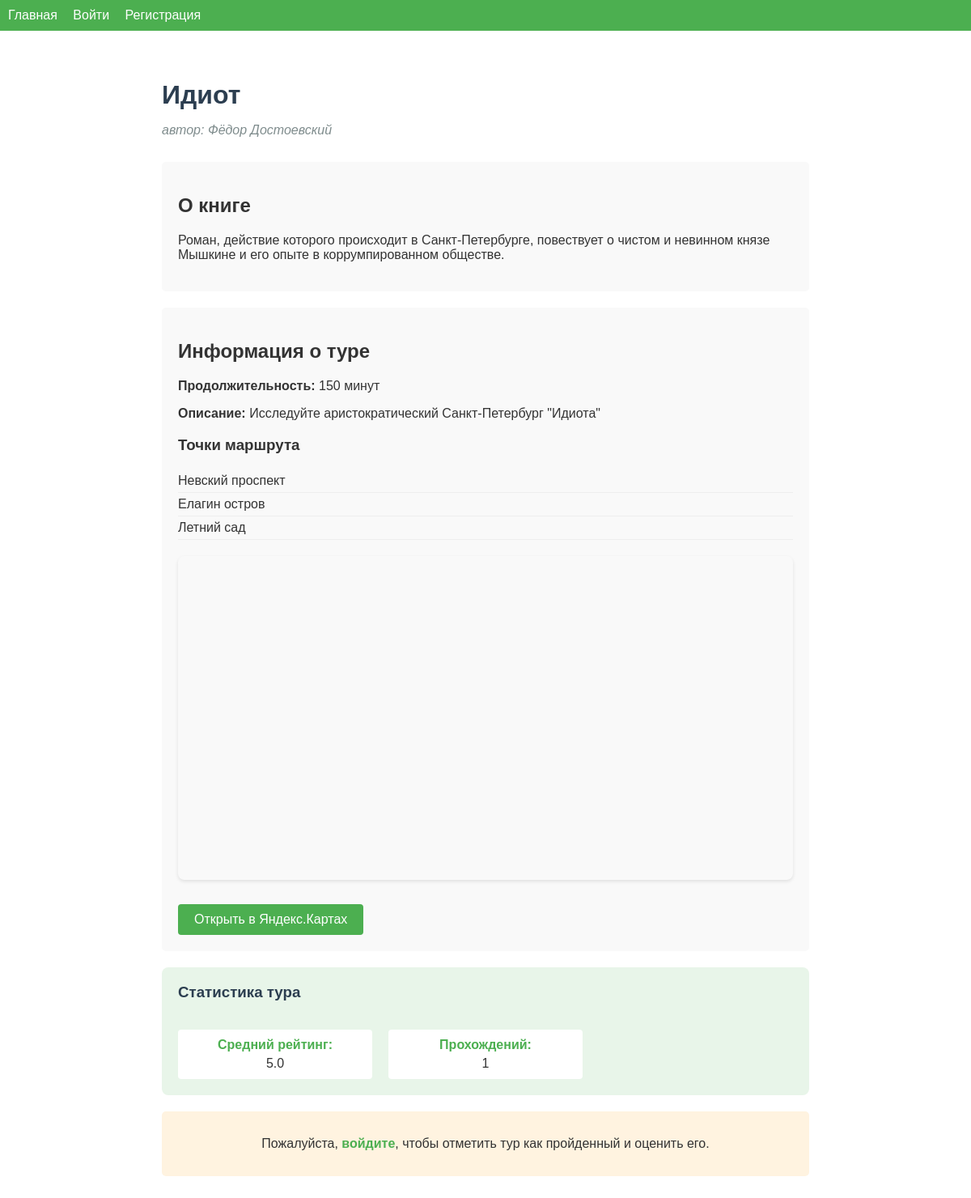
Page /book/3 on the committed database.
### models.py (models this page shows)
class Book(db.Model):
    id = db.Column(db.Integer, primary_key=True)
    title = db.Column(db.String(200), nullable=False)
    author = db.Column(db.String(120), nullable=False)
    description = db.Column(db.Text, nullable=False)
    tours = db.relationship('Tour', backref='book', lazy=True)

class Tour(db.Model):
    id = db.Column(db.Integer, primary_key=True)
    book_id = db.Column(db.Integer, db.ForeignKey('book.id'), nullable=False)
    summary = db.Column(db.Text, nullable=False)
    duration_minutes = db.Column(db.Integer, nullable=False)
    yandex_maps_url = db.Column(db.String(300), nullable=False)
    points_of_interest = db.Column(db.Text, nullable=False)  # Comma-separated or JSON
    completions = db.relationship('Completion', backref='tour', lazy=True)
    ratings = db.relationship('Rating', backref='tour', lazy=True)

### app.py (the view, shortened to what this page needs)
@app.route('/book/<int:book_id>')
def book_detail(book_id):
    book = Book.query.get_or_404(book_id)
    tour = Tour.query.filter_by(book_id=book_id).first_or_404()
    avg_rating = None
    if tour.ratings:
        avg_rating = sum(r.score for r in tour.ratings) / len(tour.ratings)
    has_completed = False
    if current_user.is_authenticated:
        has_completed = Completion.query.filter_by(
            user_id=current_user.id,
            tour_id=tour.id
        ).first() is not None
    user_rating = None
    points = None
    if tour.points_of_interest and tour.points_of_interest.startswith('['):
        try:
            points = json.loads(tour.points_of_interest)
        except Exception:
            points = None
    return render_template('book_detail.html',
                         book=book,
                         tour=tour,
                         avg_rating=avg_rating,
                         has_completed=has_completed,
                         user_rating=user_rating,
                         points=points)

### templates/book_detail.html (shortened to what this page needs)
{% extends "base.html" %}
{% block content %}
    <div class="book-detail">
        <h1>{{ book.title }}</h1>
        <p class="author">автор: {{ book.author }}</p>
        <div class="book-info">
            <h2>О книге</h2>
            <p>{{ book.description }}</p>
        </div>
        <div class="tour-info">
            <h2>Информация о туре</h2>
            <p><strong>Продолжительность:</strong> {{ tour.duration_minutes }} минут</p>
            <p><strong>Описание:</strong> {{ tour.summary }}</p>
            <h3>Точки маршрута</h3>
            <ul>
                {% if points %}
                    {% for point in points %}
                        <li>{{ point.name }} ({{ point.lat }}, {{ point.lng }})</li>
                    {% endfor %}
                {% else %}
                    {% for point in tour.points_of_interest.split(',') %}
                        <li>{{ point.strip() }}</li>
                    {% endfor %}
                {% endif %}
            </ul>
            <div id="map" style="width: 100%; height: 400px; margin: 20px 0;"></div>
            <a href="{{ tour.yandex_maps_url }}" target="_blank" class="map-link">Открыть в Яндекс.Картах</a>
        </div>
        <div class="tour-stats">
            <h3>Статистика тура</h3>
            <p><strong>Средний рейтинг:</strong> {{ avg_rating|round(1) if avg_rating else 'Нет оценок' }}</p>
            <p><strong>Прохождений:</strong> {{ tour.completions|length }}</p>
        </div>
        {% if current_user.is_authenticated %}
            <div class="user-actions">
                {% if not has_completed %}
                    <form action="{{ url_for('complete_tour', tour_id=tour.id) }}" method="post">
                        <button type="submit" class="complete-btn">Отметить тур как пройденный</button>
                    </form>
                {% else %}
                    <p class="completed-message">✓ Вы прошли этот тур!</p>
                {% endif %}
                <div class="rating-section">
                    <h3>Оценить тур</h3>
                    {% if user_rating %}
                        <p>Ваша оценка: {{ user_rating }}/10</p>
                    {% endif %}
                    <form action="{{ url_for('rate_tour', tour_id=tour.id) }}" method="post">
                        <select name="rating" required>
                            <option value="">Выберите оценку</option>
                            {% for i in range(1, 11) %}
                                <option value="{{ i }}" {% if user_rating == i %}selected{% endif %}>{{ i }}</option>
                            {% endfor %}
                        </select>
                        <button type="submit">Отправить оценку</button>
                    </form>
                </div>
            </div>
        {% else %}
            <div class="login-prompt">
                <p>Пожалуйста, <a href="{{ url_for('login') }}">войдите</a>, чтобы отметить тур как пройденный и оценить его.</p>
            </div>
        {% endif %}
    </div>
{% endblock %}

### static/css/style.css (style rules this page uses)
body { font-family: Arial, sans-serif; margin: 0; padding: 0; background-color: white; color: #333; }
.book-detail { max-width: 800px; margin: 0 auto; padding: 20px; }
.book-detail h1 { color: #2c3e50; margin-bottom: 5px; }
.book-detail .author { color: #7f8c8d; font-style: italic; margin-bottom: 30px; }
.book-info, .tour-info { background: #f9f9f9; padding: 20px; border-radius: 5px; margin-bottom: 20px; }
.tour-info ul { list-style-type: none; padding-left: 0; }
.tour-info li { padding: 5px 0; border-bottom: 1px solid #eee; }
.map-link { display: inline-block; background: #4CAF50; color: white; padding: 10px 20px; text-decoration: none; border-radius: 4px; margin-top: 10px; transition: background-color 0.3s ease; }
.tour-stats { display: grid; grid-template-columns: repeat(auto-fit, minmax(200px, 1fr)); gap: 20px; background: #e8f5e9; padding: 20px; border-radius: 8px; margin: 20px 0; }
.tour-stats h3 { grid-column: 1 / -1; margin: 0 0 15px 0; color: #2c3e50; }
.tour-stats p { margin: 0; padding: 10px; background: white; border-radius: 4px; text-align: center; }
.tour-stats strong { display: block; margin-bottom: 5px; color: #4CAF50; }
.login-prompt { text-align: center; margin: 20px 0; padding: 15px; background: #fff3e0; border-radius: 5px; }
.login-prompt a { color: #4CAF50; text-decoration: none; font-weight: bold; }
#map { border-radius: 8px; box-shadow: 0 2px 4px rgba(0,0,0,0.1); margin: 20px 0; position: relative; }

### rows in the picture
Book: title "Идиот", author "Фёдор Достоевский", description "Роман, действие которого происходит в Санкт-Петербурге, повествует о чистом и невинном князе Мышкине и его опыте в коррумпированном обществе."
Tour: duration_minutes "150", summary "Исследуйте аристократический Санкт-Петербург \"Идиота\""

### other values in the picture
{{ point.strip() }} "Невский проспект" "Елагин остров" "Летний сад"
{{ avg_rating|round(1) if avg_rating else 'Нет оценок' }} "5.0"
{{ tour.completions|length }} "1"
